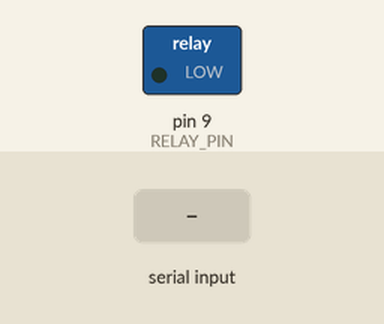
Simulated run of this sketch. Board: Arduino Uno, built with avr-gcc and run on an emulated ATmega328P. Shown: switched loads named in the sketch (green lamp = pin HIGH). Dashed ring = blinking. The inputs (shaded band) are chosen by the test bench.

Above: at 1.2 s.
1.3 s: "T" received over Serial
At 4.2 s:
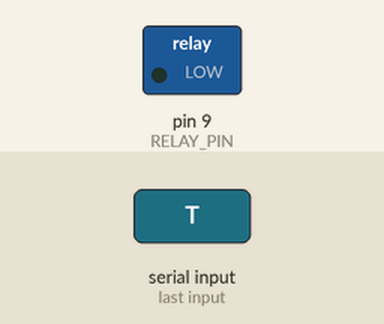
4.3 s: "S" received over Serial
At 5.2 s:
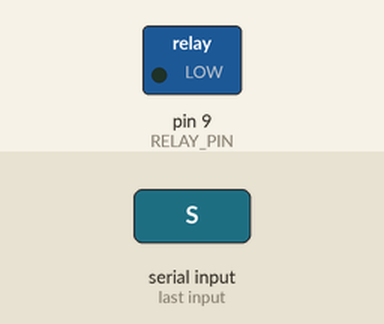
Timing chart, 0 to 7.3 s (numbered marks = the images above; inputs shaded):
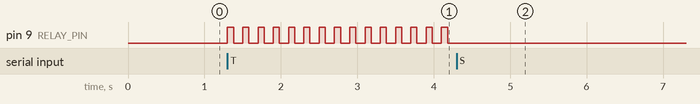

The sketch:

step_6_solenoid.ino
```cpp
/*
 * step_6_solenoid.ino
 * step_6_intergration_2.py / step_8_intergration_3.py 와 동일 프로토콜
 * (상세 주석·구현은 step_8_solenoid.ino 와 동일)
 */

const int RELAY_PIN = 9;
const int RELAY_ON_LEVEL = HIGH;
const int RELAY_OFF_LEVEL = LOW;

const int TAP_ON_TIME  = 80;
const int TAP_OFF_TIME = 120;
const unsigned long MAX_TAP_DURATION_MS = 5000;

bool tapping = false;
bool solenoidOn = false;
unsigned long tapStartMillis = 0;
unsigned long phaseStartMillis = 0;

void relayOff() {
    digitalWrite(RELAY_PIN, RELAY_OFF_LEVEL);
    solenoidOn = false;
}

void relayOn() {
    digitalWrite(RELAY_PIN, RELAY_ON_LEVEL);
    solenoidOn = true;
}

void stopTapping() {
    tapping = false;
    relayOff();
}

void startTapping() {
    if (!tapping) {
        tapStartMillis = millis();
        phaseStartMillis = millis();
        relayOn();
    }
    tapping = true;
}

void processSerial() {
    while (Serial.available() > 0) {
        char cmd = Serial.read();
        if (cmd == 'T') {
            startTapping();
        } else if (cmd == 'S') {
            stopTapping();
        }
    }
}

void updateTapping() {
    if (!tapping) {
        return;
    }

    if (millis() - tapStartMillis >= MAX_TAP_DURATION_MS) {
        stopTapping();
        return;
    }

    unsigned long phaseElapsed = millis() - phaseStartMillis;

    if (solenoidOn) {
        if (phaseElapsed >= (unsigned long)TAP_ON_TIME) {
            relayOff();
            phaseStartMillis = millis();
        }
    } else {
        if (phaseElapsed >= (unsigned long)TAP_OFF_TIME) {
            relayOn();
            phaseStartMillis = millis();
        }
    }
}

void setup() {
    digitalWrite(RELAY_PIN, RELAY_OFF_LEVEL);
    pinMode(RELAY_PIN, OUTPUT);
    relayOff();
    Serial.begin(9600);
}

void loop() {
    processSerial();
    updateTapping();
}
```

Measured:
- after the input at 1.3 s, pin 9 (RELAY_PIN): alternates HIGH for 0.08 s and LOW for 0.12 s, starting at once
- after the input at 4.3 s, pin 9 (RELAY_PIN): stops changing and stays LOW
